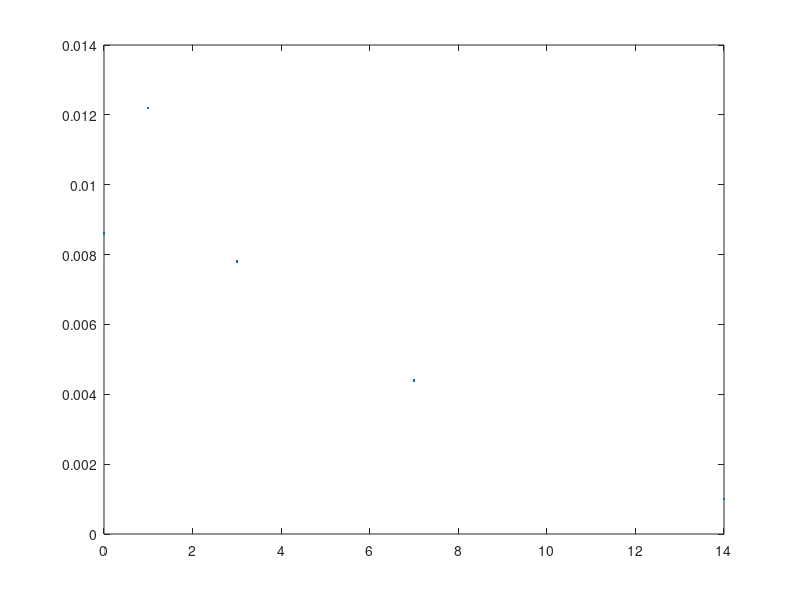

MATLAB code for this plot: (Note: this script raises an error after producing the figure.)
clear all
field_size = 400;


RTres=0.01; % At beginning, only 1% of tumor cells are hypoxic. NEED TO MATCH HYPOXIC CELLS WITH HYPOXIC REGIONS AT BEGINNING
O2_th=0.002; % 0.2% Oxygen level defines hypoxia below it. 
experimental_hypoxic_surface = [0.86 1.22 0.78 0.43 0.1]; % % of tumor that is hypoxic. Goes down with dose as blood vessel leak more
num_frac = [0,1,3,5,10]; % corresponding fraction delivered
legend_str = {};
% Figure 4C with vessel death


% Hypoxic surface versus dose and time - Experimental data from potiron
hypoxi_real = [0.86,1.22,0.78,0.44,0.10]/100; % fraction of hypoxic tumor

%dose_ar = [0:fracD:fracD*5 fracD*5 fracD*5  fracD*5:fracD:fracD*10];
hypoxi_time = [0 1 3 7 14];
numsamples=10;
figure; 


plot(hypoxi_time,hypoxi_real,'.'); hold on;
legend_str = {legend_str{:} sprintf('Experimental')};
fracD = 2; 
numD = 12;
delT=1; % Spacing in days between each exposure (during the week only)
[hypoxi_level_mean, hypoxi_level_std, num_t,cell_num,o2_lev]=computehypoovertime1(fracD,numD,delT,O2_th,numsamples);
%day_ar = 0:num_t-1;
%plot(day_ar,hypoxi_level,'-'); hold on;
errorbar(hypoxi_level_mean,hypoxi_level_std/sqrt(numsamples));hold on;
legend_str = {legend_str{:} sprintf('%d Gy, %d fractions, %d delT Perf+Hypo+ Vessel death',fracD,numD,delT)};

fracD = 4; 
numD = 6;
delT=2; % Spacing in days between each exposure (during the week only)
[hypoxi_level_mean, hypoxi_level_std, num_t,cell_num,o2_lev]=computehypoovertime1(fracD,numD,delT,O2_th,numsamples);
%day_ar = 0:num_t-1;
%plot(day_ar,hypoxi_level,'-'); hold on;
errorbar(hypoxi_level_mean,hypoxi_level_std/sqrt(numsamples));hold on;
legend_str = {legend_str{:} sprintf('%d Gy, %d fractions, %d delT Perf+Hypo+ Vessel death',fracD,numD,delT)};

fracD = 8; 
numD = 3;
delT=3; % Spacing in days between each exposure (during the week only)
[hypoxi_level_mean, hypoxi_level_std, num_t,cell_num,o2_lev]=computehypoovertime1(fracD,numD,delT,O2_th,numsamples);
%day_ar = 0:num_t-1;
%plot(day_ar,hypoxi_level,'-'); hold on;
errorbar(hypoxi_level_mean,hypoxi_level_std/sqrt(numsamples));hold on;
legend_str = {legend_str{:} sprintf('%d Gy, %d fractions, %d delT Perf+Hypo+ Vessel death',fracD,numD,delT)};
% 
% fracD = 4; 
% numD = 10;
% delT=2; % Spacing in days between each exposure (during the week only)
% [ hypoxi_level,num_t,cell_num,o2_lev]=computehypoovertime1(fracD,numD,delT,O2_th);
% day_ar = 0:num_t-1;
% plot(day_ar,hypoxi_level,'-'); hold on;
% legend_str = {legend_str{:} sprintf('%d Gy, %d fractions, %d delT Perf+Hypo+Vessel Death',fracD,numD,delT)};
% 
% fracD = 8; 
% numD = 10;
% delT=3; % Spacing in days between each exposure (during the week only)
% [ hypoxi_level,num_t,cell_num,o2_lev]=computehypoovertime1(fracD,numD,delT,O2_th);
% day_ar = 0:num_t-1;
% plot(day_ar,hypoxi_level,'-'); hold on;
% legend_str = {legend_str{:} sprintf('%d Gy, %d fractions, %d delT Perf+Hypo+Vessel Death',fracD,numD,delT)};
xlabel('days');
ylabel('Fraction of hypoxic tumor');
title('With Vessel Death');
legend(legend_str);
figure;

plot(cell_num(:,3));
title('blood vessel death?')
